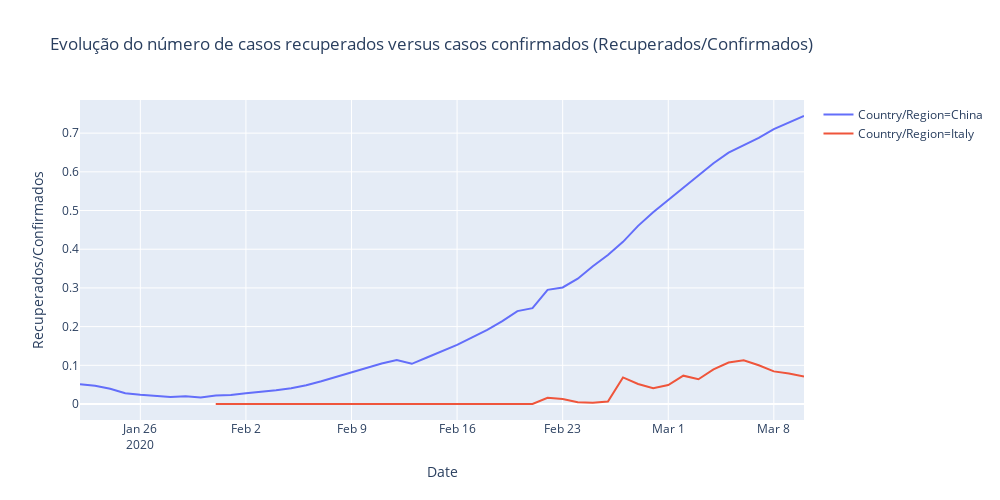

Notebook source saved alongside this figure:
### Code cell
temp['Recuperados/Confirmados'] = temp['Recovered']/temp['Confirmed']

fig = px.line(temp, x="Date", y="Recuperados/Confirmados", color='Country/Region',  height=500,width=1000,
             title='Evolução do número de casos recuperados versus casos confirmados (Recuperados/Confirmados)')
fig.show()
